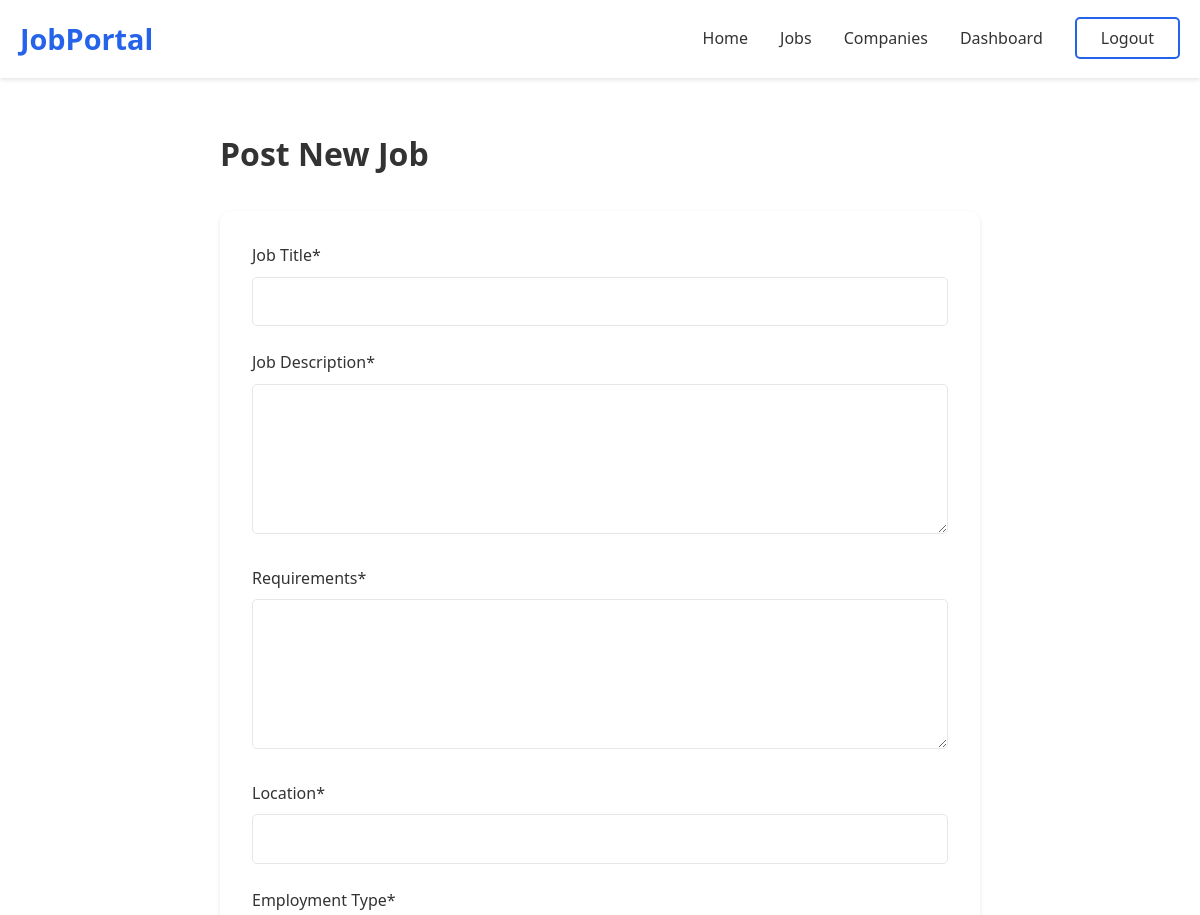
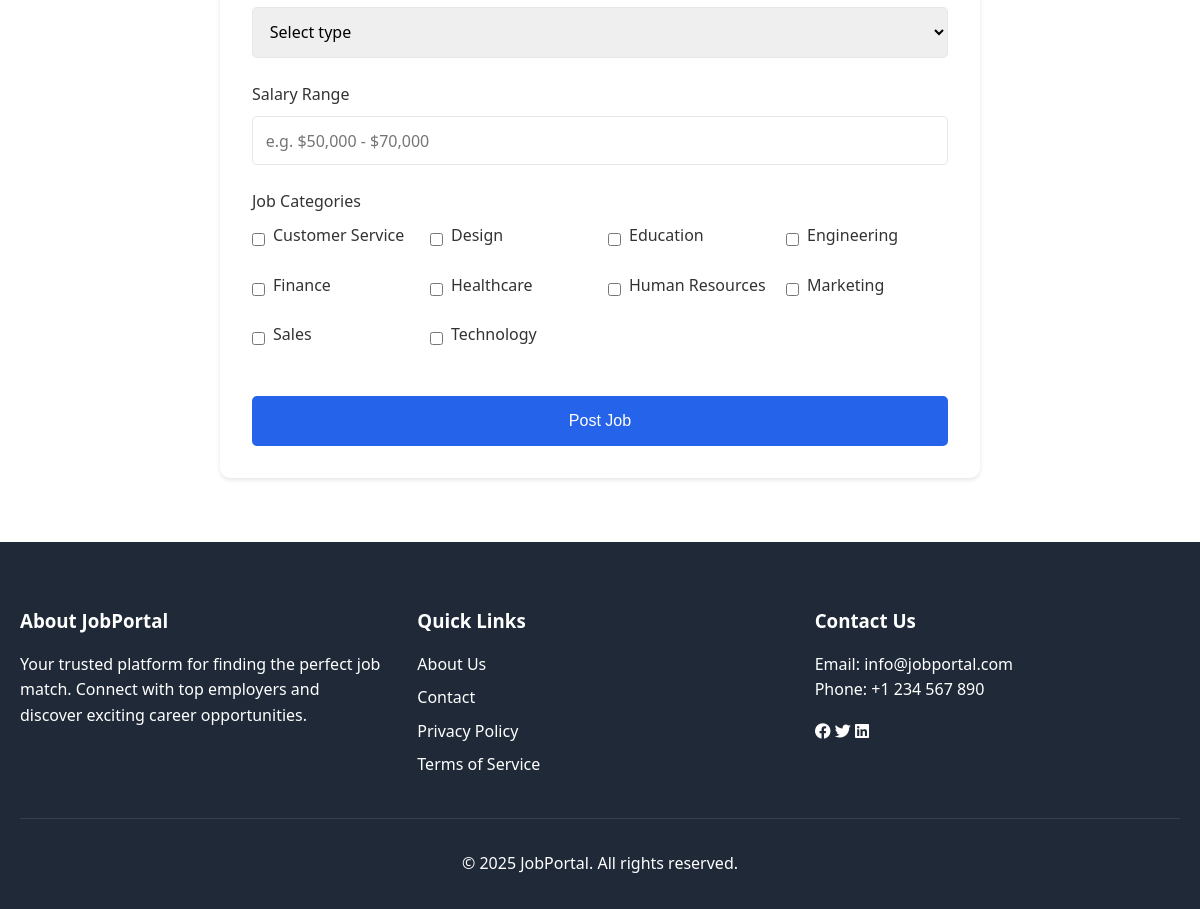
The app's page /recruiter/post-job.php (signed in) with its own data (2 pictures, top to bottom).
### tables this page shows
CREATE TABLE IF NOT EXISTS job_categories (
    id INT PRIMARY KEY AUTO_INCREMENT,
    name VARCHAR(50) NOT NULL UNIQUE,
    created_at TIMESTAMP DEFAULT CURRENT_TIMESTAMP
);

### recruiter/post-job.php (the view, shortened to what this page needs)
<?php
$conn = getConnection();
$categories_sql = "SELECT id, name FROM job_categories ORDER BY name";
$categories = $conn->query($categories_sql);
?>
<!DOCTYPE html>
<html lang="en">
<head>
    <link rel="stylesheet" href="../css/style.css">
    <link rel="stylesheet" href="https://cdnjs.cloudflare.com/ajax/libs/font-awesome/6.0.0/css/all.min.css">
</head>
<body>
    <?php include '../includes/header.php'; ?>
    <div class="post-job-container">
        <h1 style="margin-bottom: 2rem;">Post New Job</h1>
        <div class="form-section">
            <form action="post-job.php" method="POST">
                <div class="form-group">
                    <label for="title">Job Title*</label>
                    <input type="text" id="title" name="title" required>
                </div>
                <div class="form-group">
                    <label for="description">Job Description*</label>
                    <textarea id="description" name="description" required></textarea>
                </div>
                <div class="form-group">
                    <label for="requirements">Requirements*</label>
                    <textarea id="requirements" name="requirements" required></textarea>
                </div>
                <div class="form-group">
                    <label for="location">Location*</label>
                    <input type="text" id="location" name="location" required>
                </div>
                <div class="form-group">
                    <label for="type">Employment Type*</label>
                    <select id="type" name="type" required>
                        <option value="">Select type</option>
                    </select>
                </div>
                <div class="form-group">
                    <label for="salary_range">Salary Range</label>
                    <input type="text" id="salary_range" name="salary_range" placeholder="e.g. $50,000 - $70,000">
                </div>
                <div class="form-group">
                    <label>Job Categories</label>
                    <div class="categories-grid">
                        <?php while ($category = $categories->fetch_assoc()): ?>
                            <div class="category-checkbox">
                                <input type="checkbox" id="category_<?php echo $category['id']; ?>"
                                       name="categories[]" value="<?php echo $category['id']; ?>">
                                <label for="category_<?php echo $category['id']; ?>">
                                    <?php echo htmlspecialchars($category['name']); ?>
                                </label>
                            </div>
                        <?php endwhile; ?>
                    </div>
                </div>
                <button type="submit" class="submit-btn">Post Job</button>
            </form>
        </div>
    </div>
    <?php include '../includes/footer.php'; ?>
</body>
</html>

### css/style.css (style rules this page uses)
:root { --primary-color: #2563eb; --secondary-color: #1e40af; --text-color: #333; --light-gray: #f3f4f6; --border-color: #e5e7eb; }
* { margin: 0; padding: 0; box-sizing: border-box; }
body { font-family: 'Segoe UI', Tahoma, Geneva, Verdana, sans-serif; line-height: 1.6; color: var(--text-color); }
.categories-grid { display: grid; grid-template-columns: repeat(auto-fit, minmax(250px, 1fr)); gap: 2rem; }

### recruiter/post-job.php (style rules this page uses)
.post-job-container { max-width: 800px; margin: 8rem auto 4rem; padding: 0 20px; }
.form-section { background: white; padding: 2rem; border-radius: 10px; box-shadow: 0 2px 4px rgba(0,0,0,0.1); }
.form-group { margin-bottom: 1.5rem; }
.form-group label { display: block; margin-bottom: 0.5rem; font-weight: 500; }
.form-group input, .form-group select, .form-group textarea { width: 100%; padding: 0.8rem; border: 1px solid var(--border-color); border-radius: 5px; font-size: 1rem; font-family: inherit; }
.form-group textarea { height: 150px; resize: vertical; }
.categories-grid { display: grid; grid-template-columns: repeat(auto-fill, minmax(150px, 1fr)); gap: 1rem; margin-top: 0.5rem; }
.category-checkbox { display: flex; align-items: center; gap: 0.5rem; }
.category-checkbox input[type="checkbox"] { width: auto; }
.submit-btn { background: var(--primary-color); color: white; padding: 1rem 2rem; border: none; border-radius: 5px; font-size: 1rem; font-weight: 500; cursor: pointer; width: 100%; margin-top: 1rem; }

### records on screen
job_categories: name "Customer Service"
job_categories: name "Design"
job_categories: name "Education"
job_categories: name "Engineering"
job_categories: name "Finance"
job_categories: name "Healthcare"
job_categories: name "Human Resources"
job_categories: name "Marketing"
job_categories: name "Sales"
job_categories: name "Technology"
